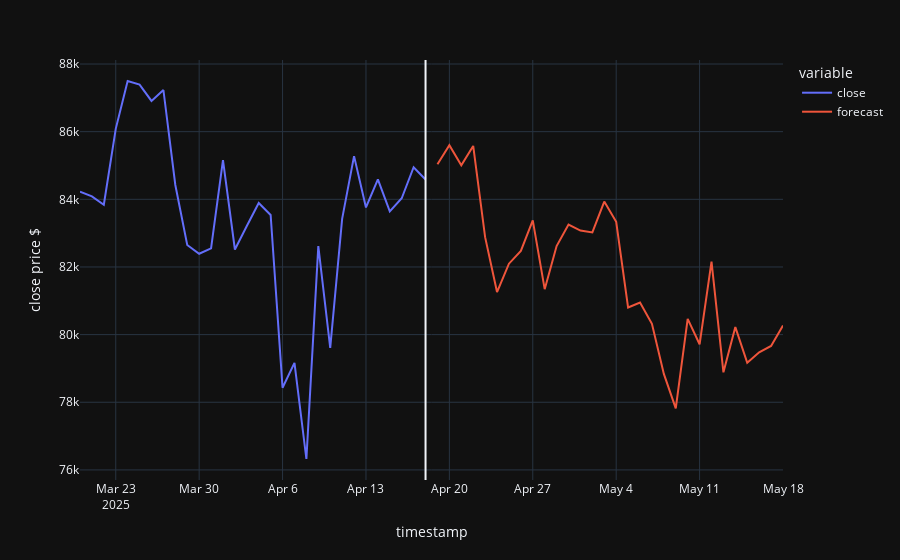

Notebook cell for this chart:
### Code cell
# plot most recent 30 days with 30 day forecast
last_month = btc_5y_close_df_30_lag.loc[btc_5y_close_df_30_lag.index[-30:], ['close']]

last_month_pred = pd.concat([last_month, forecasts])
# last_month_pred

fig = px.line(last_month_pred, x=last_month_pred.index, y=['close', 'forecast'], template='plotly_dark', labels={"value": "close price $"})
fig.add_vline(x=last_month.index[-1])
fig.show()
